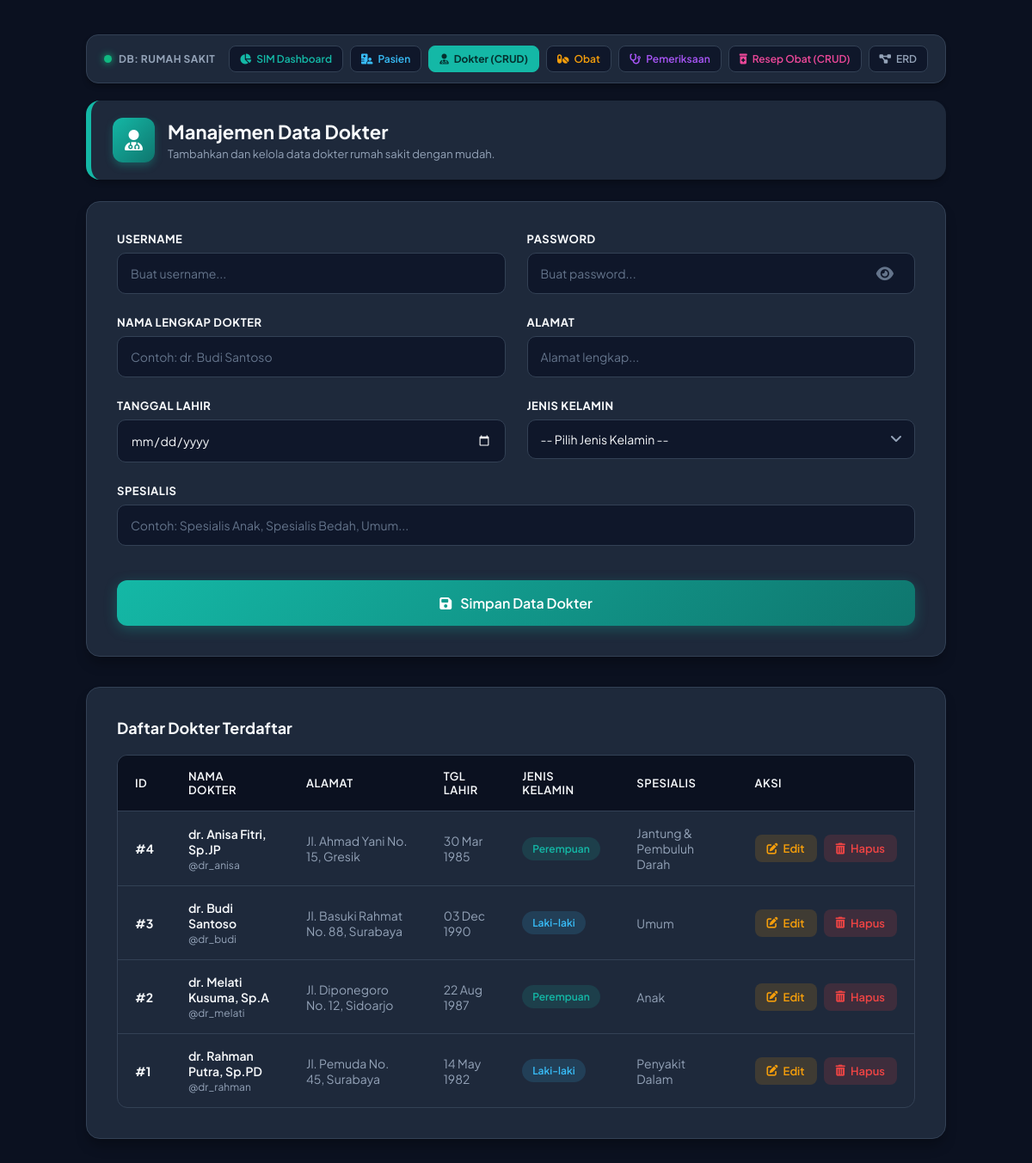
The page /rumah_sakit_crud/index.php on the database its author committed.
### tables this page shows
CREATE TABLE `dokter` (
  `id` int(5) NOT NULL AUTO_INCREMENT,
  `username` varchar(255) NOT NULL,
  `password` varchar(255) NOT NULL,
  `nama_dokter` varchar(255) NOT NULL,
  `alamat` varchar(255) NOT NULL,
  `tgl_lahir` date NOT NULL,
  `jenis` varchar(255) NOT NULL,
  `spesialis` varchar(255) NOT NULL,
  PRIMARY KEY (`id`),
  UNIQUE KEY `username` (`username`)
);

### rumah_sakit_crud/index.php (the view, shortened to what this page needs)
<?php
include 'koneksi.php';
?>
<!DOCTYPE html>
<html lang="id">
<head>
    <link rel="stylesheet" href="https://cdnjs.cloudflare.com/ajax/libs/font-awesome/6.4.0/css/all.min.css">
</head>
<body>
    <div class="container">
        <nav class="connected-nav" style="display:flex; flex-wrap:wrap; align-items:center; justify-content:space-between; gap:10px; margin-bottom:20px; background:var(--bg-card); padding:12px 20px; border-radius:14px; border:1px solid var(--border-color); box-shadow:0 4px 6px -1px rgba(0,0,0,0.3);">
            <div style="display:flex; align-items:center; gap:8px;">
                <span style="display:inline-block; width:9px; height:9px; border-radius:50%; background:#10b981; box-shadow:0 0 8px #10b981;"></span>
                <span style="font-size:12px; font-weight:700; color:var(--text-muted); text-transform:uppercase; letter-spacing:0.5px;">DB: rumah sakit</span>
            </div>
            <div style="display:flex; flex-wrap:wrap; gap:8px;">
                <a href="/tugas_obat/" style="text-decoration:none; padding:7px 12px; border-radius:8px; font-size:12px; font-weight:600; background:var(--input-bg); color:#14b8a6; border:1px solid var(--border-color); display:inline-flex; align-items:center; gap:6px;">
                    <i class="fas fa-chart-pie"></i> SIM Dashboard
                </a>
                <a href="/tugas_obat/pasien.php" style="text-decoration:none; padding:7px 12px; border-radius:8px; font-size:12px; font-weight:600; background:var(--input-bg); color:#38bdf8; border:1px solid var(--border-color); display:inline-flex; align-items:center; gap:6px;">
                    <i class="fas fa-hospital-user"></i> Pasien
                </a>
                <a href="index.php" style="text-decoration:none; padding:7px 12px; border-radius:8px; font-size:12px; font-weight:700; background:var(--teal); color:#042f2e; border:1px solid var(--teal); display:inline-flex; align-items:center; gap:6px;">
                    <i class="fas fa-user-md"></i> Dokter (CRUD)
                </a>
                <a href="/tugas_obat/obat.php" style="text-decoration:none; padding:7px 12px; border-radius:8px; font-size:12px; font-weight:600; background:var(--input-bg); color:#f59e0b; border:1px solid var(--border-color); display:inline-flex; align-items:center; gap:6px;">
                    <i class="fas fa-pills"></i> Obat
                </a>
                <a href="/tugas_obat/pemeriksaan.php" style="text-decoration:none; padding:7px 12px; border-radius:8px; font-size:12px; font-weight:600; background:var(--input-bg); color:#a855f7; border:1px solid var(--border-color); display:inline-flex; align-items:center; gap:6px;">
                    <i class="fas fa-stethoscope"></i> Pemeriksaan
                </a>
                <a href="resep_obat/" style="text-decoration:none; padding:7px 12px; border-radius:8px; font-size:12px; font-weight:600; background:var(--input-bg); color:#ec4899; border:1px solid var(--border-color); display:inline-flex; align-items:center; gap:6px;">
                    <i class="fas fa-prescription-bottle-medical"></i> Resep Obat (CRUD)
                </a>
                <a href="/tugas_obat/erd.php" style="text-decoration:none; padding:7px 12px; border-radius:8px; font-size:12px; font-weight:600; background:var(--input-bg); color:#94a3b8; border:1px solid var(--border-color); display:inline-flex; align-items:center; gap:6px;">
                    <i class="fas fa-project-diagram"></i> ERD
                </a>
            </div>
        </nav>
        <div class="page-header">
            <div class="header-left">
                <i class="fas fa-user-md header-icon"></i>
                <div>
                    <h2>Manajemen Data Dokter</h2>
                    <p>Tambahkan dan kelola data dokter rumah sakit dengan mudah.</p>
                </div>
            </div>
        </div>
        <div class="card">
            <form action="proses.php?aksi=tambah" method="POST">
                <div class="form-grid">
                    <div class="form-group">
                        <label>Username</label>
                        <input type="text" name="username" class="form-control" placeholder="Buat username..." required>
                    </div>
                    <div class="form-group">
                        <label>Password</label>
                        <div style="position: relative; display: flex; align-items: center;">
                            <input type="password" id="pass_input" name="password" class="form-control" placeholder="Buat password..." required style="padding-right: 50px;">
                            <i class="fas fa-eye" id="toggle_icon" onclick="togglePassword()" style="
                                position: absolute;
                                right: 15px;
                                cursor: pointer;
                                color: #64748b;
                                font-size: 18px;
                                padding: 10px;
                                z-index: 10;
                                background-color: transparent;
                                transition: 0.3s;
                            "></i>
                        </div>
                    </div>
                    <div class="form-group">
                        <label>Nama Lengkap Dokter</label>
                        <input type="text" name="nama_dokter" class="form-control" placeholder="Contoh: dr. Budi Santoso" required>
                    </div>
                    <div class="form-group">
                        <label>Alamat</label>
                        <input type="text" name="alamat" class="form-control" placeholder="Alamat lengkap..." required>
                    </div>
                    <div class="form-group">
                        <label>Tanggal Lahir</label>
                        <input type="date" name="tgl_lahir" class="form-control" required>
                    </div>
                    <div class="form-group">
                        <label>Jenis Kelamin</label>
                        <div class="select-wrapper">
                            <select name="jenis" class="form-control" required>
                                <option value="" disabled selected>-- Pilih Jenis Kelamin --</option>
                            </select>
                        </div>
                    </div>
                    <div class="form-group" style="grid-column: 1 / -1;">
                        <label>Spesialis</label>
                        <input type="text" name="spesialis" class="form-control" placeholder="Contoh: Spesialis Anak, Spesialis Bedah, Umum..." required>
                    </div>
                    <div class="form-action">
                        <button type="submit">
                            <i class="fas fa-save"></i> Simpan Data Dokter
                        </button>
                    </div>
                </div>
            </form>
        </div>
        <div class="card">
            <h3 style="margin-bottom: 20px; font-size: 18px; color: var(--text-light);">Daftar Dokter Terdaftar</h3>
            <div class="table-responsive">
                <table>
                    <thead>
                        <tr>
                            <th>ID</th>
                            <th>Nama Dokter</th>
                            <th>Alamat</th>
                            <th>Tgl Lahir</th>
                            <th>Jenis Kelamin</th>
                            <th>Spesialis</th>
                            <th>Aksi</th>
                        </tr>
                    </thead>
                    <tbody>
                        <?php
                        $query = mysqli_query($koneksi, "SELECT *, id AS id_dokter FROM dokter ORDER BY id DESC");
                        if(!$query) {
                            echo "<tr><td colspan='7' style='text-align:center; padding: 30px; color:#ef4444;'>Query Error: " . mysqli_error($koneksi) . "</td></tr>";
                        } elseif(mysqli_num_rows($query) == 0){
                            echo "<tr><td colspan='7' style='text-align:center; padding: 30px; color:var(--text-muted);'><i class='fas fa-folder-open' style='font-size:24px;margin-bottom:10px;display:block;'></i> Belum ada data dokter.</td></tr>";
                        } else {
                            while ($data = mysqli_fetch_array($query)) {
                                $badgeClass = ($data['jenis'] == 'Laki-laki') ? 'badge-laki' : 'badge-perempuan';
                        ?>
                        <tr>
                            <td class="td-id">#<?php echo $data['id_dokter']; ?></td>
                            <td>
                                <div class="td-nama"><?php echo htmlspecialchars($data['nama_dokter']); ?></div>
                                <div style="font-size: 12px; color:var(--text-muted); margin-top: 2px;">@<?php echo htmlspecialchars($data['username']); ?></div>
                            </td>
                            <td><?php echo htmlspecialchars($data['alamat']); ?></td>
                            <td><?php echo !empty($data['tgl_lahir']) ? date('d M Y', strtotime($data['tgl_lahir'])) : '-'; ?></td>
                            <td>
                                <span class="badge <?php echo $badgeClass; ?>">
                                    <?php echo htmlspecialchars($data['jenis']); ?>
                                </span>
                            </td>
                            <td><?php echo htmlspecialchars($data['spesialis']); ?></td>
                            <td>
                                <div class="action-btns">
                                    <a href="edit.php?id=<?php echo $data['id_dokter']; ?>" class="btn-edit">
                                        <i class="fas fa-edit"></i> Edit
                                    </a>
                                    <a href="index.php?hapus=<?php echo $data['id_dokter']; ?>" class="btn-hapus" onclick="return confirm('Yakin ingin menghapus data dokter ini?')">
                                        <i class="fas fa-trash-alt"></i> Hapus
                                    </a>
                                </div>
                            </td>
                        </tr>
                        <?php
                            }
                        }
                        ?>
                    </tbody>
                </table>
            </div>
        </div>
    </div>
</body>
</html>

### rumah_sakit_crud/index.php (style rules this page uses)
* { margin: 0; padding: 0; box-sizing: border-box; font-family: 'Plus Jakarta Sans', sans-serif; }
:root { --bg-body: #0b1120; --bg-card: #1e293b; --teal: #14b8a6; --teal-hover: #0f766e; --text-light: #f8fafc; --text-muted: #94a3b8; --border-color: #334155; --input-bg: #0f172a; }
body { background-color: var(--bg-body); color: var(--text-light); padding: 40px 20px; min-height: 100vh; }
.container { max-width: 1000px; margin: 0 auto; }
.page-header { display: flex; align-items: center; justify-content: space-between; margin-bottom: 25px; background: var(--bg-card); padding: 20px 25px; border-radius: 16px; box-shadow: 0 4px 6px -1px rgba(0,0,0,0.3); border-left: 6px solid var(--teal); }
.header-left { display: flex; align-items: center; }
.page-header i.header-icon { font-size: 24px; color: #ffffff; margin-right: 15px; background: linear-gradient(135deg, var(--teal), var(--teal-hover)); padding: 14px; border-radius: 12px; box-shadow: 0 4px 10px rgba(20, 184, 166, 0.3); }
.page-header h2 { color: var(--text-light); font-weight: 700; font-size: 22px; }
.page-header p { font-size: 13px; color: var(--text-muted); margin-top: 4px; }
.card { background: var(--bg-card); border-radius: 16px; box-shadow: 0 10px 15px -3px rgba(0,0,0,0.3); padding: 35px; margin-bottom: 35px; border: 1px solid var(--border-color); }
.form-grid { display: grid; grid-template-columns: 1fr 1fr; gap: 25px; }
.form-group { display: flex; flex-direction: column; position: relative; }
.form-group label { font-size: 13px; font-weight: 700; margin-bottom: 8px; color: var(--text-light); text-transform: uppercase; letter-spacing: 0.5px; }
.form-control { padding: 14px 15px; border: 1.5px solid var(--border-color); border-radius: 10px; font-size: 14px; color: var(--text-light); background-color: var(--input-bg); transition: all 0.3s ease; outline: none; width: 100%; appearance: none; }
.select-wrapper { position: relative; }
.select-wrapper::after { content: '\f107'; font-family: 'FontAwesome'; position: absolute; right: 15px; top: 50%; transform: translateY(-50%); color: var(--text-muted); pointer-events: none; }
.form-control::placeholder { color: #64748b; }
.form-action { grid-column: 1 / -1; margin-top: 15px; }
button[type="submit"] { background: linear-gradient(135deg, var(--teal), var(--teal-hover)); color: white; border: none; padding: 16px 24px; border-radius: 12px; font-size: 16px; font-weight: 600; cursor: pointer; transition: all 0.3s ease; width: 100%; box-shadow: 0 4px 15px rgba(20, 184, 166, 0.3); display: flex; justify-content: center; align-items: center; gap: 10px; }
.table-responsive { overflow-x: auto; border-radius: 12px; border: 1px solid var(--border-color); }
table { width: 100%; border-collapse: collapse; background: transparent; }
th, td { padding: 16px 20px; text-align: left; }
th { background-color: var(--bg-body); color: var(--text-light); font-weight: 600; font-size: 13px; text-transform: uppercase; letter-spacing: 0.5px; border-bottom: 1px solid var(--border-color); }
tr:not(:last-child) td { border-bottom: 1px solid var(--border-color); }
td { font-size: 14px; color: var(--text-muted); }
.td-id { color: var(--text-light); font-weight: bold; }
.td-nama { color: var(--text-light); font-weight: 600; }
.badge { padding: 6px 12px; border-radius: 20px; font-size: 12px; font-weight: 600; display: inline-block; }
.badge-laki { background: rgba(56, 189, 248, 0.15); color: #38bdf8; }
.badge-perempuan { background: rgba(20, 184, 166, 0.15); color: var(--teal); }
.action-btns { display: flex; gap: 8px; }
.btn-edit, .btn-hapus { text-decoration: none; padding: 8px 14px; border-radius: 8px; font-size: 13px; font-weight: 600; transition: all 0.2s; display: inline-flex; align-items: center; gap: 6px; }
.btn-edit { background-color: rgba(245, 158, 11, 0.15); color: #f59e0b; }
.btn-hapus { background-color: rgba(239, 68, 68, 0.15); color: #ef4444; }

### rows shown on the page
dokter: id "4", nama_dokter "dr. Anisa Fitri, Sp.JP", username "dr_anisa", alamat "Jl. Ahmad Yani No. 15, Gresik", tgl_lahir "30 Mar 1985", jenis "Perempuan", spesialis "Jantung & Pembuluh Darah"
dokter: id "3", nama_dokter "dr. Budi Santoso", username "dr_budi", alamat "Jl. Basuki Rahmat No. 88, Surabaya", tgl_lahir "03 Dec 1990", jenis "Laki-laki", spesialis "Umum"
dokter: id "2", nama_dokter "dr. Melati Kusuma, Sp.A", username "dr_melati", alamat "Jl. Diponegoro No. 12, Sidoarjo", tgl_lahir "22 Aug 1987", jenis "Perempuan", spesialis "Anak"
dokter: id "1", nama_dokter "dr. Rahman Putra, Sp.PD", username "dr_rahman", alamat "Jl. Pemuda No. 45, Surabaya", tgl_lahir "14 May 1982", jenis "Laki-laki", spesialis "Penyakit Dalam"
